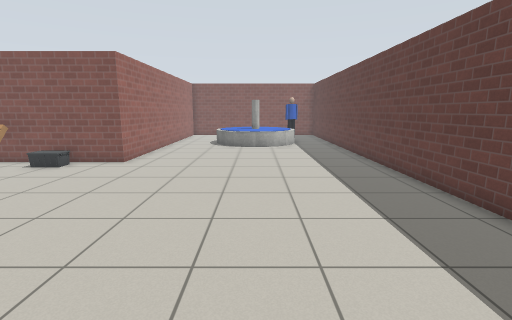
[1] (above)

16 first-person views from a walk through a Gazebo world. The camera is 1.2 m above the floor, tilts 10° down and sees 85° across. The floor is counted in squares, 0.5 m on a side. Each view is taken from the middle of a square. On the plan, view 1 faces up. The plan holds only what a view shows up to about 18 squares ahead; the rest is blank. Gazebo's built-in surfaces are drawn with simple patterns. Some stock models are drawn as simple stand-ins.

[2]
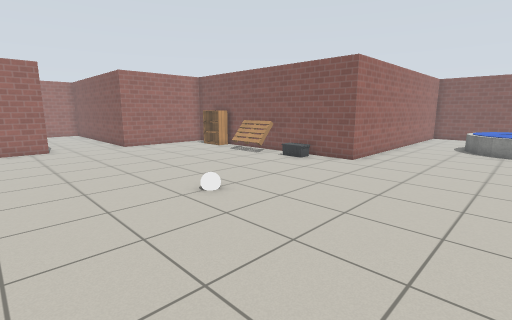

[3]
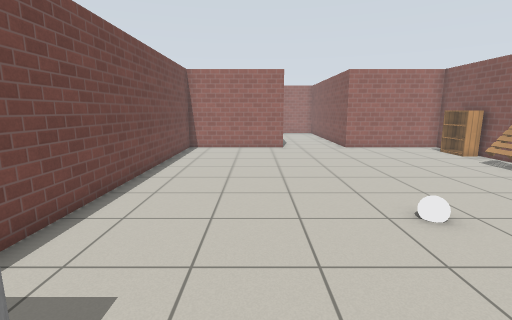

[4]
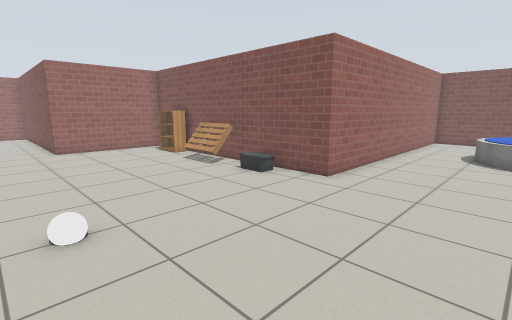

[5]
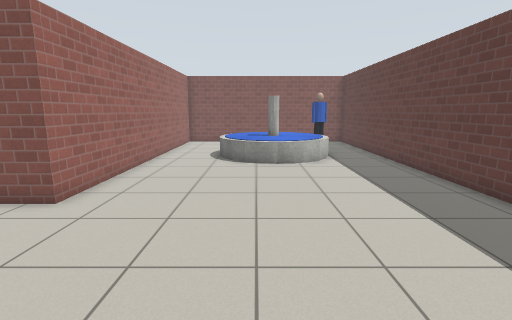

[6]
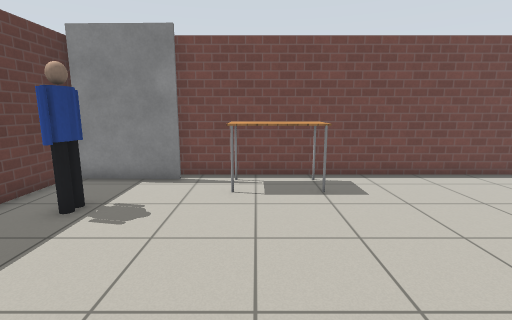

[7]
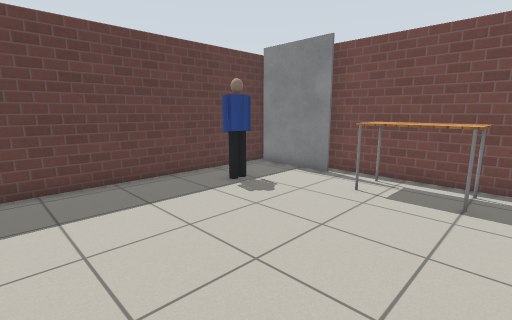

[8]
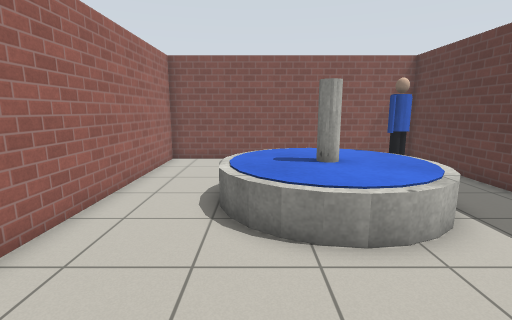

[9]
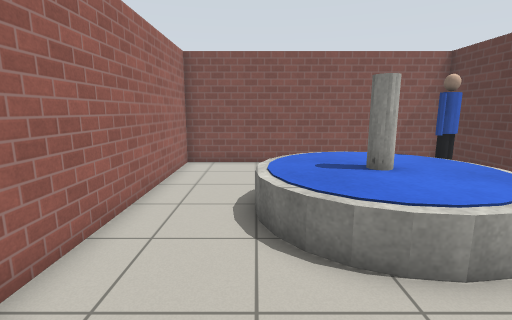

[10]
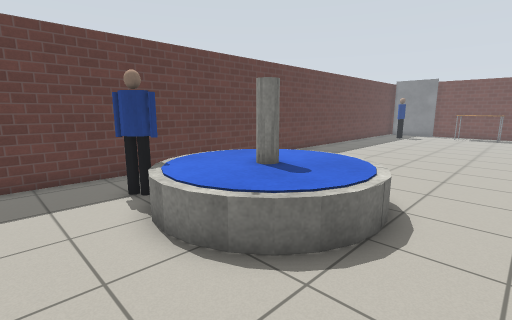

[11]
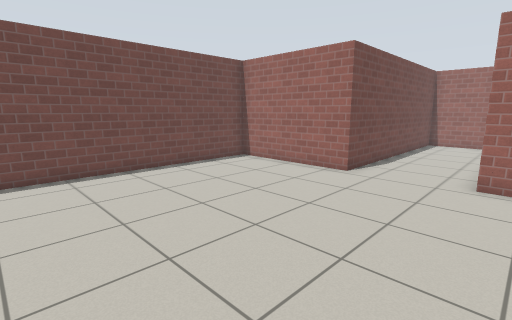

[12]
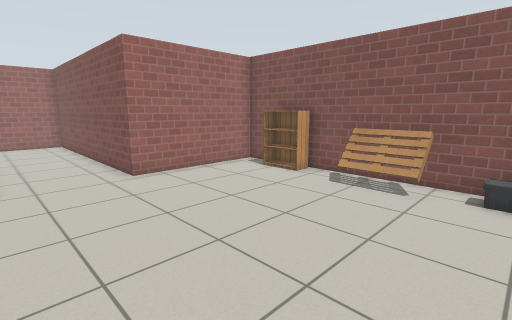

[13]
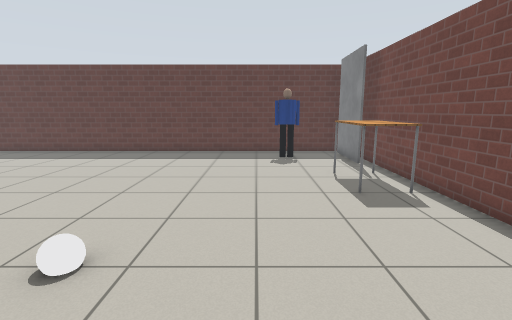

[14]
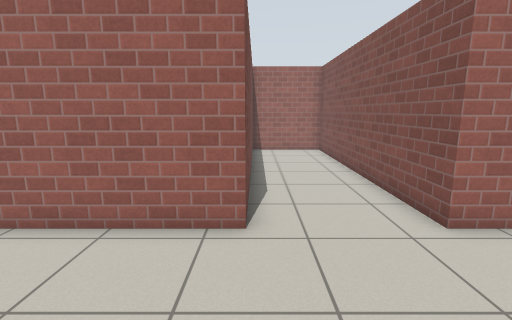

[15]
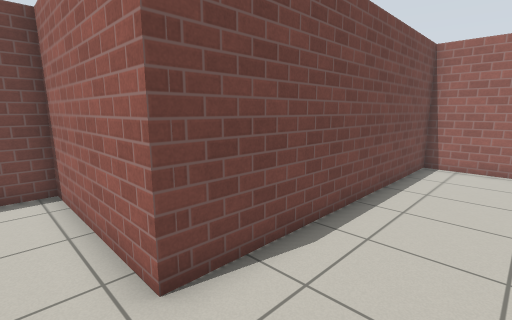

[16]
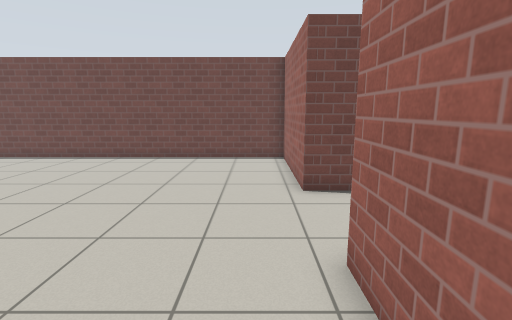

### Floor plan
Points are (right, up) in squares from view 1. A wall is a line through its corners. A room is listed if a view was taken in it or the views show most of it. See-through windows are left out.
Room 1 (views 1, 2, 3, 4, 5, 6, 7, 8, 9, 10, 11, 12, 13, 14, 15, 16)
walls: (5.7, -3.5) (5.7, 28) (-6.2, 28) (-6.2, 13) (-19.4, 13) (-19.4, 7) (-31.3, 7) (-31.3, 2.8) (-19.4, 2.8) (-19.4, -3.4) (2.1, -3.4)
objects: bookshelf (-17, 12) to (-16, 12); pallet (-14, 11) to (-11, 12); other object (-10, 12) to (-8, 12); white ball (-7, 5); table (-3, -3) to (0, -1); fountain (-3, 19) to (3, 25); grey box (2, -3) to (5, -3); person (3, 0) to (4, 1); person (3, 23) to (3, 24)

Positions as (right, up) in squares from view 1, and headings:
1: (0, 0), facing up
2: (0, 0), facing up-left
3: (-1, 1), facing left
4: (-1, 4), facing up-left
5: (-1, 6), facing up
6: (-1, 7), facing down
7: (-4, 7), facing down-right
8: (-2, 14), facing up
9: (-3, 15), facing up
10: (-5, 27), facing down-right
11: (-9, 8), facing down-left
12: (-9, 3), facing up-left
13: (-11, 2), facing right
14: (-14, 3), facing left
15: (-18, 6), facing down-left
16: (-18, 11), facing down
